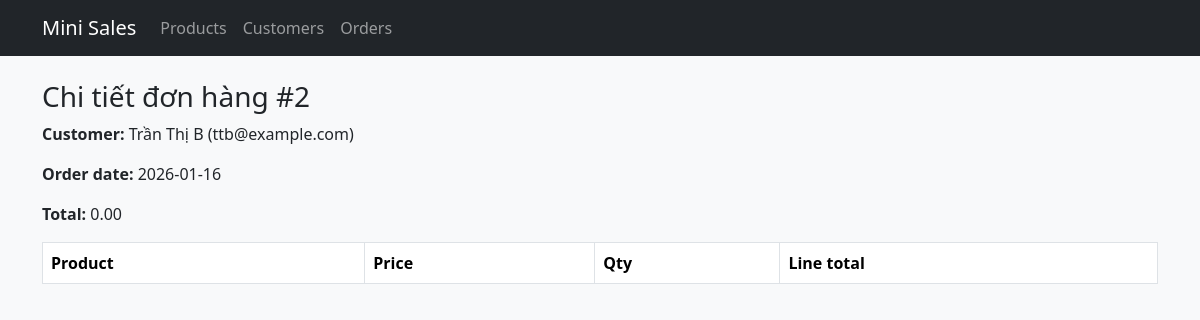
Page /index.php?c=orders&a=show&id=2 on the committed database.
### tables this page shows
CREATE TABLE IF NOT EXISTS orders (
  id INT AUTO_INCREMENT PRIMARY KEY,
  customer_id INT NOT NULL,
  order_date DATE NOT NULL,
  total DECIMAL(12,2) NOT NULL DEFAULT 0,
  FOREIGN KEY (customer_id) REFERENCES customers(id) ON DELETE RESTRICT
);

CREATE TABLE IF NOT EXISTS customers (
  id INT AUTO_INCREMENT PRIMARY KEY,
  full_name VARCHAR(120) NOT NULL,
  email VARCHAR(120),
  phone VARCHAR(20)
);

### app/core/Controller.php (called while the page is built, shortened)
<?php
class Controller
{
    protected function render(string $view, array $data = [])
    {
        extract($data, EXTR_SKIP);
        include APP_PATH . '/views/layout.php';
    }
}

### app/controllers/OrdersController.php (called while the page is built, shortened)
<?php
class OrdersController extends Controller
{
    protected $repo;
    public function __construct()
    {
        $pdo = getPDO();
        $this->repo = new OrderRepository($pdo);
    }
    public function showAction()
    {
        $id = (int)($_GET['id'] ?? 0);
        try {
            $order = $this->repo->find($id);
            $this->render('orders/show', ['order' => $order]);
        } catch (Exception $e) {
            error_log($e->getMessage());
            $this->setFlash('error', 'Lỗi khi lấy thông tin đơn hàng.');
            $this->redirect('index.php?c=orders&a=index');
        }
    }
}

### app/core/Router.php (called while the page is built, shortened)
<?php
class Router
{
    protected $action = 'index';
    public function dispatch()
    {
        $a = $_GET['a'] ?? $this->action;
        $actionName = $a . 'Action';
        $controller = new $controllerName();
        $controller->{$actionName}();
    }
}

### public/index.php (called while the page is built, shortened)
<?php
require_once __DIR__ . '/../app/bootstrap.php';
$router = new Router();
$router->dispatch();

### app/bootstrap.php (called while the page is built, shortened)
<?php
spl_autoload_register(function ($class) {
    $paths = [
        APP_PATH . '/controllers/' . $class . '.php',
        APP_PATH . '/models/' . $class . '.php',
        APP_PATH . '/core/' . $class . '.php',
    ];
    foreach ($paths as $file) {
        if (file_exists($file)) {
            return;
        }
    }
});

### app/models/OrderRepository.php (called while the page is built, shortened)
<?php
class OrderRepository
{
    protected $pdo;
    public function __construct(PDO $pdo)
    {
        $this->pdo = $pdo;
    }
    public function find(int $id): ?array
    {
        $stmt = $this->pdo->prepare("SELECT o.*, c.full_name AS customer_name, c.email, c.phone FROM orders o JOIN customers c ON o.customer_id = c.id WHERE o.id = :id");
        $stmt->execute([':id' => $id]);
        $order = $stmt->fetch();
        $stmt2 = $this->pdo->prepare("SELECT oi.*, p.name FROM order_items oi JOIN products p ON oi.product_id = p.id WHERE oi.order_id = :order_id");
        $stmt2->execute([':order_id' => $id]);
        $items = $stmt2->fetchAll();
        $order['items'] = $items;
        return $order;
    }
}

### app/views/orders/show.php (the view, shortened to what this page needs)
<h3>Chi tiết đơn hàng #<?= e($order['id']) ?></h3>
<p><strong>Customer:</strong> <?= e($order['customer_name']) ?> (<?= e($order['email']) ?>)</p>
<p><strong>Order date:</strong> <?= e($order['order_date']) ?></p>
<p><strong>Total:</strong> <?= e($order['total']) ?></p>
<table class="table table-bordered bg-white">
  <thead><tr><th>Product</th><th>Price</th><th>Qty</th><th>Line total</th></tr></thead>
</table>

### rows in the picture
orders: id "2", customer.full_name "Trần Thị B", customer.email "ttb@example.com", order_date "2026-01-16", total "0.00"
